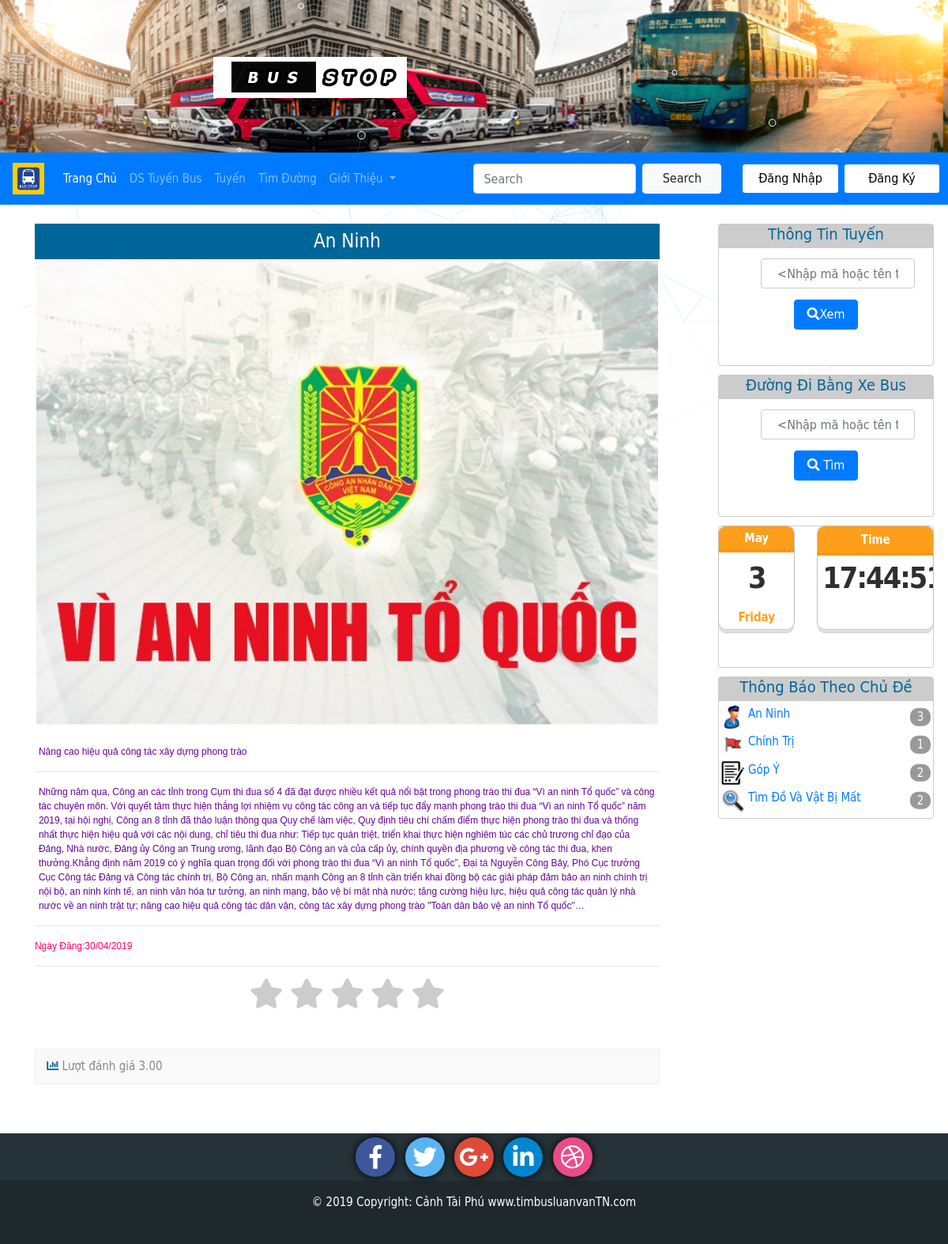
The page /indexUser.php?xem=chitietthongbao&id=8 on the database its author committed.
### tables this page shows
CREATE TABLE `thongbao` (
  `ma_thongbao` int(20) NOT NULL,
  `chude` varchar(100) NOT NULL,
  `tieude` text NOT NULL,
  `noidung` text NOT NULL,
  `hinhanh` varchar(100) NOT NULL,
  `ngaydang` text NOT NULL
);

### php/content/chitietthongbao.php (the view, shortened to what this page needs)
<link href="css/rateit.css" rel="stylesheet" type="text/css">
<?php
$id=$_GET['id'];
include("connect.php");
    $sql="SELECT * FROM thongbao where ma_thongbao=$id";
	$retval=mysqli_query($conn, $sql);
	if(mysqli_num_rows($retval) > 0){
		while($row = mysqli_fetch_assoc($retval)){
            $sql2 = "SELECT ma_thongbao, ROUND(AVG(rate),2) as trungbinh FROM rating where ma_thongbao=$id";
            $retval2=mysqli_query($conn,$sql2);
            while($row2=mysqli_fetch_assoc($retval2)){
            echo  "<div id='chitietbaidang'><h4>".$row['chude']."</h4>
                    <center>
                        <div class='hinhanh'><img src='upload/".$row['hinhanh']."'/></div>
                    </center>
                             <p>".$row['tieude']."</p><hr>
                            <p>".$row['noidung']."</p><hr>
                        <p class='time'>Ngày Đăng:".$row['ngaydang']."</p><hr>
                        <div class='tuongtac_rate'>
                                <section class='rating-widget'>
                                    <div class='rating-stars text-center'>
                                        <ul id='stars'>
                                            <li class='star' title='Poor' data-value='1' data-rate=".$row['ma_thongbao'].">
                                            <i class='fa fa-star fa-fw'></i>
                                            </li>
                                            <li class='star' title='Fair' data-value='2' data-rate=".$row['ma_thongbao'].">
                                            <i class='fa fa-star fa-fw'></i>
                                            </li>
                                            <li class='star' title='Good' data-value='3' data-rate=".$row['ma_thongbao'].">
                                            <i class='fa fa-star fa-fw'></i>
                                            </li>
                                            <li class='star' title='Excellent' data-value='4' data-rate=".$row['ma_thongbao'].">
                                            <i class='fa fa-star fa-fw'></i>
                                            </li>
                                            <li class='star' title='WOW!!!' data-value='5' data-rate=".$row['ma_thongbao'].">
                                            <i class='fa fa-star fa-fw'></i>
                                            </li>
                                        </ul>
                                    </div>
                                    <div class='success-box'>
                                        <div class='clearfix'></div>
                                             <i class='fas fa-chart-bar'></i>";
                                        if($row2['trungbinh']>0){
                                        echo "<div class='text-message'>&nbsp;Lượt đánh giá ".$row2['trungbinh']."</div>";
                                    }else echo "<div class='text-message'>&nbsp;Lượt đánh giá là 0</div>";
                                   echo  "</div>
                        </div>
                </div>";
        }
    }
}else echo "Không có thông báo!";

### css/forum.css (style rules this page uses)
img, object, embed, video { max-width: 100%; }
* { box-sizing: border-box; -moz-box-sizing: border-box; -webkit-box-sizing: border-box; }
body { background-repeat: repeat; font-family:tahoma, "DejaVu Sans Condensed", "sans-serif"; font-size:15px; background-color: #9fd1e8; color:#069; }
#chitietbaidang { text-align:left; width:90%; margin-left: 5%; }
#chitietbaidang h4 { color:#FFF; width:100%; background-color:#069; text-align:center; padding:1%; margin:0%; }
#chitietbaidang .hinhanh { width:100%; height:auto; margin-right:20px; margin-bottom:20px; border:solid 2px #FFF; overflow:hidden; }
#chitietbaidang .hinhanh img { width:100%; height:auto; }
#chitietbaidang p { margin:5px; color:#609; font-family:Verdana, Geneva, sans-serif; font-size: 12px; }

### css/indexUser.css (style rules this page uses)
img, object, embed, video { max-width: 100%; }
* { box-sizing: border-box; -moz-box-sizing: border-box; -webkit-box-sizing: border-box; }
body { background-repeat: repeat; background-color: #9fd1e8; font-family:tahoma, "DejaVu Sans Condensed", "sans-serif"; font-size:15px; color:#069; }
#chitietbaidang .time { text-align:left; margin:0%; color:#F06; }

### css/rateit.css (style rules this page uses)
.rating-stars ul { list-style-type:none; padding:0; -moz-user-select:none; -webkit-user-select:none; }
.rating-stars ul > li.star { display:inline-block; }
.rating-stars ul > li.star > i.fa { font-size:2.5em; color:#ccc; }
.success-box { margin:50px 0; padding:10px 10px; border:1px solid #eee; background:#f9f9f9; }
.success-box > div { vertical-align:top; display:inline-block; color:#888; }

### rows shown on the page
thongbao: chude "An Ninh", hinhanh (picture), tieude "Nâng cao hiệu quả công tác xây dựng phong trào", noidung "Những năm qua, Công an các tỉnh trong Cụm thi đua số 4 đã đạt được nhiều kết quả nổi bật trong phong trào thi đua “Vì an ninh Tổ quốc” và công tác chuyên môn. Với quyết tâm thực hiện thắng lợi nhiệm vụ công tác công an và tiếp tục đẩy mạnh phong trào thi đua “Vì an ninh Tổ quốc” năm 2019, tại hội nghị, Công an 8 tỉnh đã thảo luận thông qua Quy chế làm việc, Quy định tiêu chí chấm điểm thực hiện phong trào thi đua và thống nhất thực hiện hiệu quả với các nội dung, chỉ tiêu thi đua như: Tiếp tục quán triệt, triển khai thực hiện nghiêm túc các chủ trương chỉ đạo của Đảng, Nhà nước, Đảng ủy Công an Trung ương, lãnh đạo Bộ Công an và của cấp ủy, chính quyền địa phương về công tác thi đua, khen…", ngaydang "30/04/2019", trungbinh "3.00"

### other values the page prints
$row['chude'] "An Ninh"
$row['soluong'] "3"
$row['chude'] "Chính Trị"
$row['soluong'] "1"
$row['chude'] "Góp Ý"
$row['soluong'] "2"
$row['chude'] "Tìm Đồ Và Vật Bị Mất"
